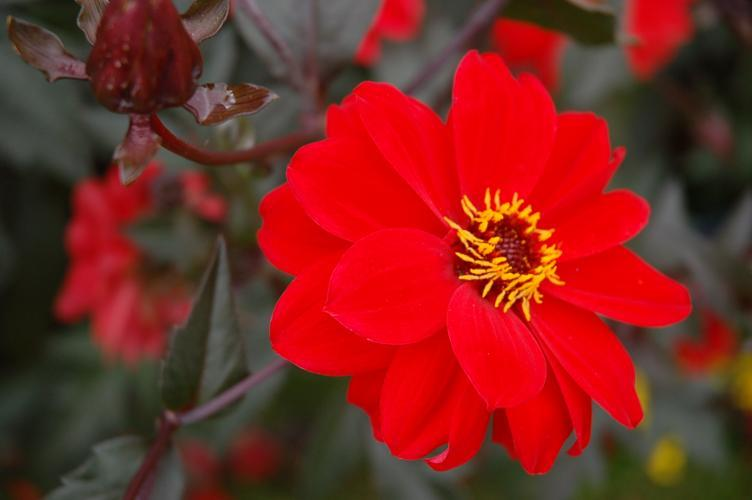
#> input picture data/flowers/image_02815.jpg, 752 x 500 px, found by its file name; its folder holds 4 pictures in this run; the run also reads 2 pictures not shown here
$ python TestHierachicalClustering.py
#> lines starting #> are read from the running program, lines starting #| are printed output that depends on the picture; long printed decimals are rounded
### HierachicalClustering.py
from numpy import *

class cluster_node:
    def __init__(self,vec,left=None,right=None,distance=0.0,id=None,count=1):
        self.left = left
        self.right = right
        self.vec = vec
        self.id = id
        self.distance = distance
        self.count = count

def L2dist(v1,v2):
    return sqrt(sum((v1-v2)**2))

def L1dist(v1,v2):
    return sum(abs(v1-v2))

def hcluster(features, distance=L2dist):
    distances = {}
    currentclustId = -1

    clust = [cluster_node(array(features[i]),id =i) for i in range(len(features))]

    while len(clust) > 1:
        lowestpair = (0,1)
        closet = distance(clust[0].vec,clust[1].vec)

        # loop through every pair looking for the smallest distance
        for i in range(len(clust)):
            for j in range(i+1,len(clust)):
                if (clust[i].id, clust[j].id) not in distances:
                    distances[(clust[i].id,clust[j].id)] = distance(clust[i].vec,clust[j].vec)

                d = distances[(clust[i].id,clust[j].id)]

                if d < closet:
                    closet = d
                    lowestpair = (i,j)

        # calculate the average of the two clusters
        mergevec = [(clust[lowestpair[0]].vec[i]+clust[lowestpair[1]].vec[i])/2.0 \
                    for i in range(len(clust[0].vec))]

        # create new cluster
        newcluster = cluster_node(array(mergevec),left=clust[lowestpair[0]],
                                  right=clust[lowestpair[1]],
                                  distance=closet,id=currentclustId)

        # cluster ids that weren't in the original set are negative
        currentclustId -=1
        del clust[lowestpair[1]]
        del clust[lowestpair[0]]
        clust.append(newcluster)
    return clust[0]

# [37 lines left out: functions extract_clusters, get_cluster_elements, printclust, not called in this run]

def getheight(clust):
    if clust.left == None and clust.right == None: return 1
    return getheight(clust.left)+getheight(clust.right)

def getdepth(clust):
    if clust.left == None and clust.right==None: return 0
    return max(getdepth(clust.left),getdepth(clust.right))+clust.distance

### TestHierachicalClustering.py
import os
import numpy as np
from PIL import Image,ImageDraw
from HierachicalClustering import hcluster
from HierachicalClustering import getdepth
from HierachicalClustering import getheight

def drawdendrogram(clust,imlist,jpeg='clusters.jpg'):
    h = getheight(clust)*20
    w = 1200
    depth = getdepth(clust)

    scaling = float(w-150)/depth
    img = Image.new('RGB',(w,h),(255,255,255))
    draw = ImageDraw.Draw(img)

    draw.line((0,h/2,10,h/2),fill=(255,0,0))

    drawnode(draw,clust,10,int(h/2),scaling,imlist,img)
    img.save(jpeg)

def drawnode(draw,clust,x,y,scaling,imlist,img):
    if clust.id < 0:
        h1 = getheight(clust.left)*20
        h2 = getheight(clust.right)*20
        top = y - (h1+h2)/2
        bottom = y + (h1+h2)/2
        # Line length
        ll = clust.distance*scaling
        # vertical line from this cluster to children
        draw.line((x,top+h1/2,x,bottom-h2/2),fill=(255,0,0))
        # horizontal line to left item
        draw.line((x,top+h1/2,x+ll,top+h1/2),fill=(255,0,0))
        # horizontal line to right item
        draw.line((x,bottom-h2/2,x+ll,bottom-h2/2),fill=(255,0,0))

        # call the function to draw the left and right nodes
        drawnode(draw,clust.left,x+ll,top+h1/2,scaling,imlist,img)
        drawnode(draw,clust.right,x+ll,bottom-h2/2,scaling,imlist,img)

    else:
        # If it is an endpoint, draw a thumbnail image
        nodeim = Image.open(imlist[clust.id])
        nodeim.thumbnail((20,20))
        ns = nodeim.size
        print(x,y-ns[1]//2)
        print(x+ns[0])
        print(img.paste(nodeim,(int(x),int(y-ns[1]//2),int(x+ns[0]),int(y+ns[1]-ns[1]//2))))

#create a list of images
imlist = []
folderPath = r'data\flowers'
for filename in os.listdir(folderPath):
    if os.path.splitext(filename)[1] == '.jpg':
        imlist.append(os.path.join(folderPath,filename))
n = len(imlist)
print(n)

features = np.zeros((n,3))
for i in range(n):
    im = np.array(Image.open(imlist[i]))
#> im is the input picture: shape (500, 752, 3); mean R, G, B 125, 39.2, 33.4
    R = np.mean(im[:,:,0].flatten())
#> R = 125
    G = np.mean(im[:,:,1].flatten())
#> G = 39.19
    B = np.mean(im[:,:,2].flatten())
#> B = 33.44
    features[i] = np.array([R,G,B])

tree = hcluster(features)
#> after the loop in hcluster, `while len(clust) > 1:`: clust = 1 item; currentclustId = -4; distances = 9 items
drawdendrogram(tree,imlist,jpeg='clustering.jpg')
#> in drawdendrogram, `img = Image.new('RGB',(w,h),(255,255,255))`: img: PIL image 1200x80 RGB; every value is 255
#> call 2 of drawnode, with x = 501, y = 10, scaling = 11.31
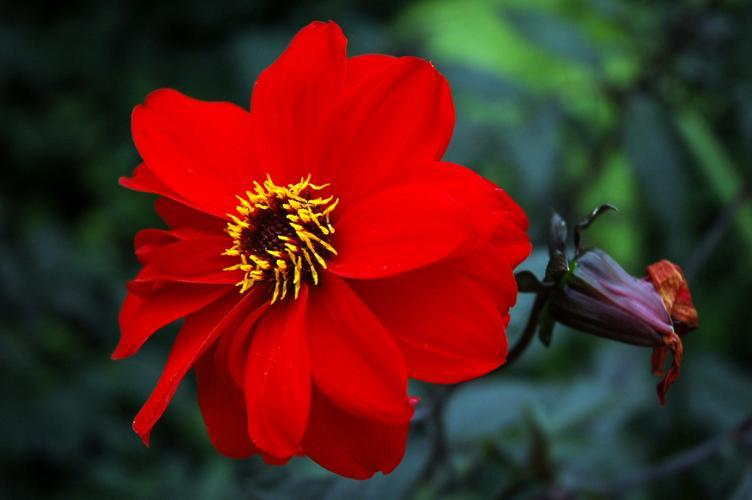
#> input picture data/flowers/image_02818.jpg, 752 x 500 px, found by its file name
#> in drawnode, nodeim is the input picture: PIL image 752x500 RGB; mean R, G, B 85.5, 37.3, 29.2
#| 501.042 4.0
#| 521.042
#| None
#> in drawnode (call 2), `print(img.paste(nodeim,(int(x),int(y-ns[1]//2),int(x+ns[0]),int(y+ns[1..`:
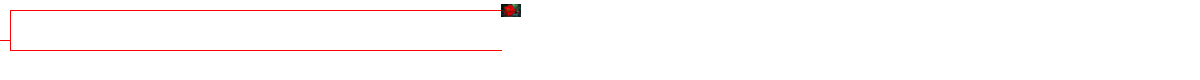
#> img: PIL image 1200x80 RGB; mean R, G, B 254.5, 251.7, 251.6
#| 802.561 24.0
#| 822.561
#| None
#| 1060.0 44.0
#| 1080.0
#| None
#> in drawnode (call 6), `print(img.paste(nodeim,(int(x),int(y-ns[1]//2),int(x+ns[0]),int(y+ns[1..`:
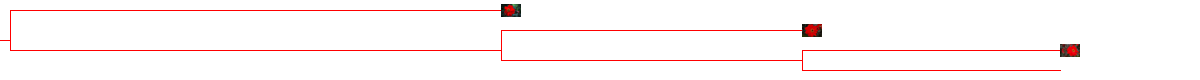
#> img: PIL image 1200x80 RGB; mean R, G, B 253.8, 247.4, 247.3
#| 1060.0 64.0
#| 1080.0
#| None
